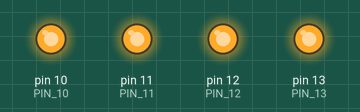
Simulated run of this sketch. Board: Arduino Uno, built with avr-gcc and run on an emulated ATmega328P. On the bench: output pins drawn as LEDs (lit = HIGH).

Above: at 0.2 s.
At 1.7 s:
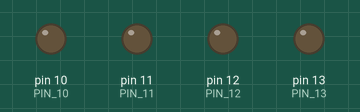
Timing chart, 0 to 3.0 s (numbered marks = the images above):
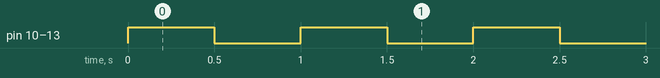

Measured:
- by itself, pin 10 (PIN_10), pin 11 (PIN_11), pin 12 (PIN_12), pin 13 (PIN_13): alternates HIGH for 0.50 s and LOW for 0.50 s

The sketch:

four-leds-flash.ino
```cpp
#define PIN_13 13
#define PIN_12 12
#define PIN_11 11
#define PIN_10 10

void setup()
{
	pinMode(PIN_13, OUTPUT);
	pinMode(PIN_12, OUTPUT);
	pinMode(PIN_11, OUTPUT);
	pinMode(PIN_10, OUTPUT);

	Serial.begin(9600);
}

void loop()
{
	digitalWrite(PIN_13, HIGH);
	digitalWrite(PIN_12, HIGH);
	digitalWrite(PIN_11, HIGH);
	digitalWrite(PIN_10, HIGH);

	delay(500);

	digitalWrite(PIN_13, LOW);
	digitalWrite(PIN_12, LOW);
	digitalWrite(PIN_11, LOW);
	digitalWrite(PIN_10, LOW);

	delay(500);
}
```
